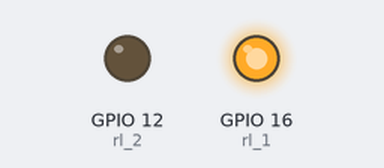
This program was run on a simulated Raspberry Pi (BCM pin numbers). Shown: output pins drawn as LEDs (lit = HIGH).

Above: at 0.1 s.
At 1.9 s:
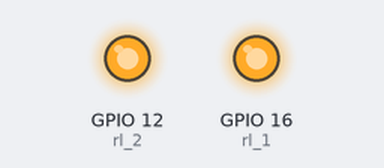
Timing chart, 0 to 3.4 s (numbered marks = the images above):
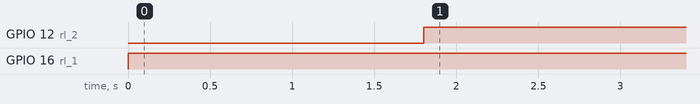

The program:

Bai5_2.py
```python
import RPi.GPIO as GPIO
import time
sensor = 5
rl_1 = 16
rl_2 = 12

try:
    GPIO.setmode(GPIO.BCM)
    GPIO.setup(sensor, GPIO.IN, GPIO.PUD_UP)
    GPIO.setup(rl_1, GPIO.OUT)
    GPIO.setup(rl_2, GPIO.OUT)
    while True:
        if GPIO.input(sensor) == 1:
            GPIO.output(rl_1, 1)
            for i in range(10):
                if GPIO.input(sensor) == 0:
                    GPIO.output(rl_1, 0)
                    GPIO.output(rl_2, 0)
                    break
                if i == 9:
                    GPIO.output(rl_2, 1)
                time.sleep(0.2)
        if GPIO.input(sensor) == 0:
            GPIO.output(rl_1, 0)
            GPIO.output(rl_2, 0)
        time.sleep(0.2)
except KeyboardInterrupt:
    GPIO.cleanup()
```

Measured:
- by itself, GPIO 12 (rl_2): LOW → HIGH at 1.8 s
- by itself, GPIO 16 (rl_1): LOW → HIGH at 0.00 s
